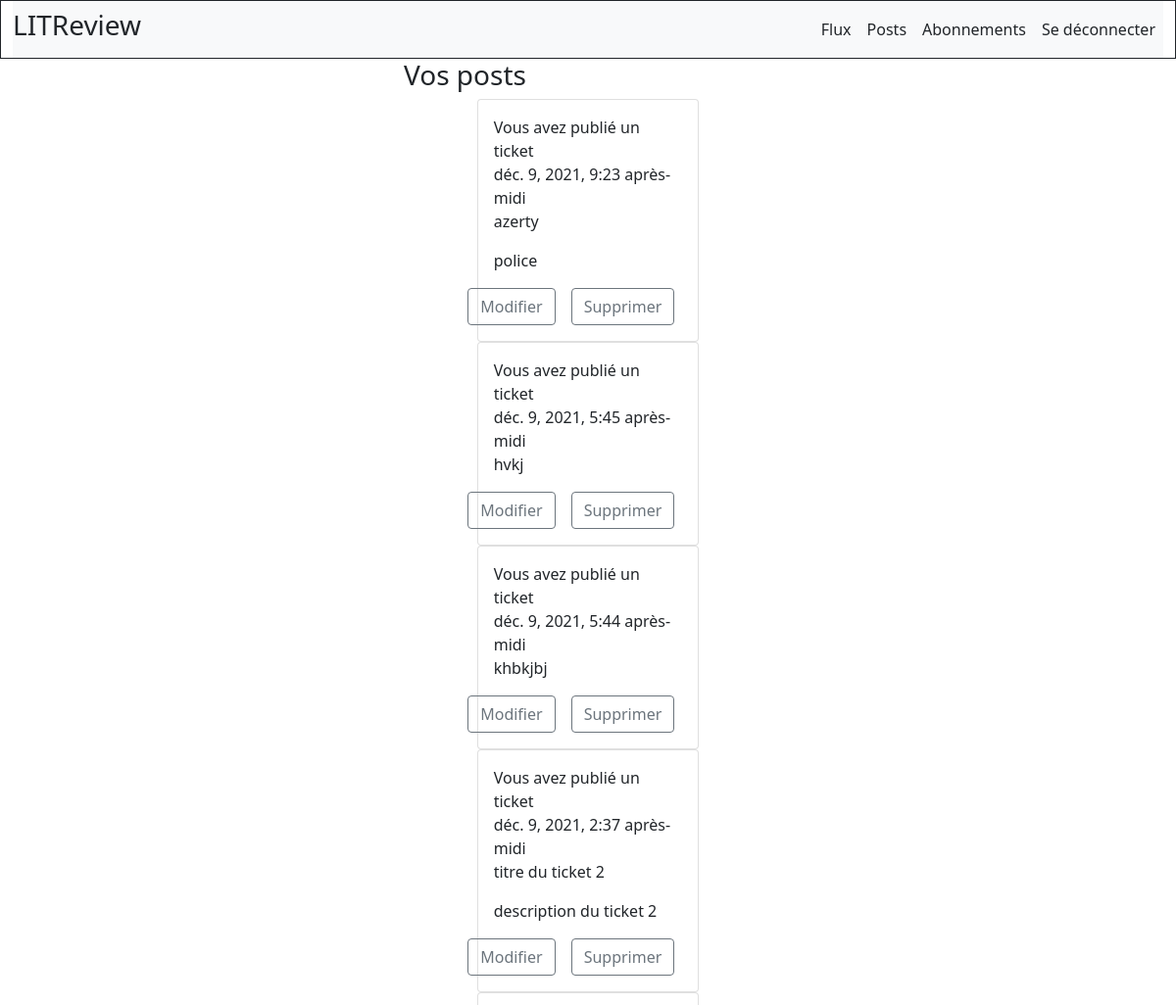
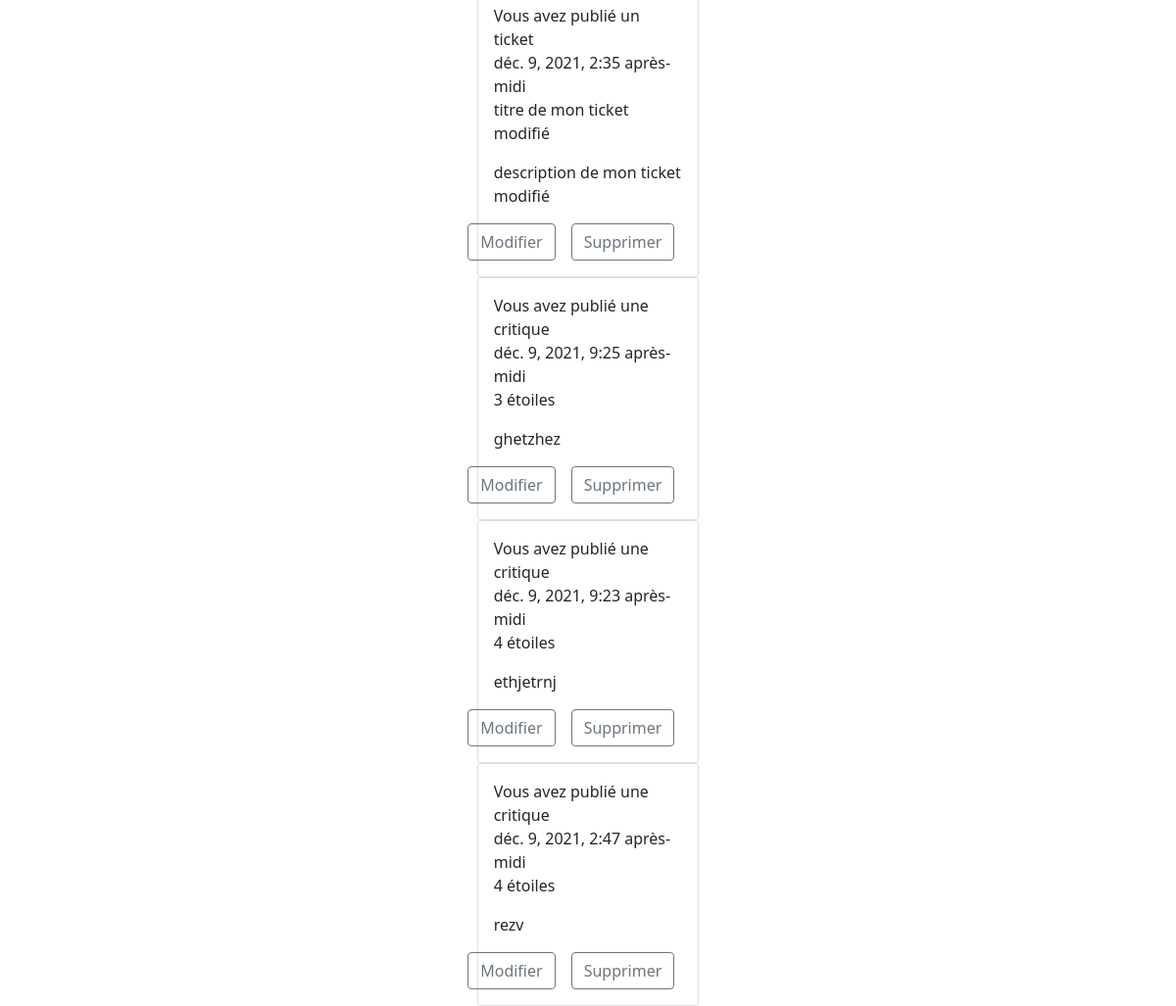
/posts/ (signed in), run on an earlier commit of the app's database (2 pictures, top to bottom).
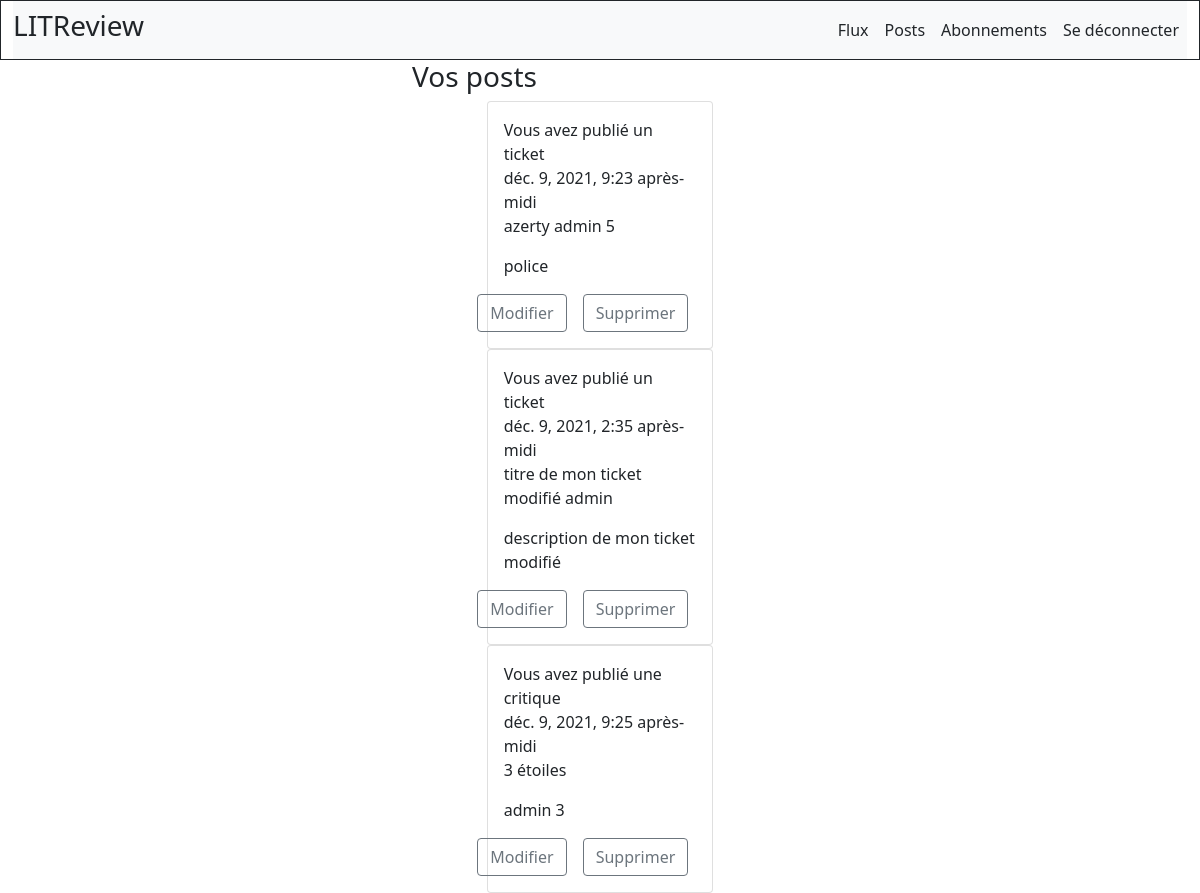
And on a later commit of the database.
### content/models.py (models this page shows, shortened)
class Ticket(models.Model):
    title = models.CharField(max_length=128)
    description = models.TextField(max_length=2048, blank=True)
    user = models.ForeignKey(
        to=settings.AUTH_USER_MODEL, on_delete=models.CASCADE)
    time_created = models.DateTimeField(auto_now_add=True)

class Review(models.Model):
    ticket = models.ForeignKey(to=Ticket, on_delete=models.CASCADE)
    rating = models.PositiveSmallIntegerField(
        choices=[(i, i) for i in range(0, 6)],
        validators=[MinValueValidator(0), MaxValueValidator(5)])
    headline = models.CharField(max_length=128)
    body = models.CharField(max_length=8192, blank=True)
    user = models.ForeignKey(
        to=settings.AUTH_USER_MODEL, on_delete=models.CASCADE)
    time_created = models.DateTimeField(auto_now_add=True)

### content/views.py (the view)
# urls.py: path('posts/', views.posts, name='posts'),
@login_required
def posts(request):
	tickets = Ticket.objects.order_by('-id').filter(user_id=request.user.id)
	reviews = Review.objects.order_by('-id').filter(user_id=request.user.id)
	context = {
		'tickets': tickets,
		'reviews': reviews
	}
	return render(request, "content/posts.html", context)

### content/Templates/content/posts.html (shortened to what this page needs)
{% extends 'base.html' %}
{% block content_box_3 %}
 <div class="container col-md-4 justify-content-center">
   <h3>
      Vos posts
   </h3>
<div class="container col-md-8 mx-auto">
       {% for ticket in tickets %}
           <div class="card">
              <div class="card-body">
                <p class="card-text">Vous avez publié un ticket <span style="float:right;">{{ ticket.time_created }}</span></p>
                <p class="card-text">{{ ticket.title }}</p>
                <p class="card-text">{{ ticket.description }}</p>
                  <div class="d-grid gap-2 d-md-flex justify-content-md-end">
                    <a href="{% url 'content:ticket_update' ticket.id %}" class="btn btn-outline-secondary me-md-2">Modifier</a>
                    <a href="{% url 'content:ticket_delete' ticket.id %}" class="btn btn-outline-secondary me-md-2">Supprimer</a>
                  </div>
              </div>
            </div>
       {% endfor %}
        {% for review in reviews %}
                   <div class="card">
                      <div class="card-body">
                        <p class="card-text">Vous avez publié une critique <span style="float:right;">{{ review.time_created }}</span></p>
                        <p class="card-text">{{ review.rating }} étoiles</p>
                        <p class="card-text">{{ review.headline }}</p>
                          <div class="d-grid gap-2 d-md-flex justify-content-md-end">
                               <a href="{% url 'content:review_update' review.id %}" class="btn btn-outline-secondary me-md-2">Modifier</a>
                               <a href="{% url 'content:review_delete' review.id %}" class="btn btn-outline-secondary me-md-2">Supprimer</a>
                          </div>
                      </div>
                    </div>
               {% endfor %}
</div>
{% endblock content_box_3 %}

What changed in the data, as far as the page shows it:
removed Ticket: time_created "déc. 9, 2021, 5:45 après-midi", title "hvkj"
no longer on this page (row edited): Ticket: time_created "déc. 9, 2021, 5:44 après-midi", title "khbkjbj"
no longer on this page (row edited): Ticket: time_created "déc. 9, 2021, 2:37 après-midi", title "titre du ticket 2", description "description du ticket 2"
no longer on this page (row edited): Review: time_created "déc. 9, 2021, 9:23 après-midi", rating "4", headline "ethjetrnj"
no longer on this page (row edited): Review: time_created "déc. 9, 2021, 2:47 après-midi", rating "4", headline "rezv"
changed Ticket "police": title "azerty" → "azerty admin 5"
changed Ticket "description de mon ticket modifié": title "titre de mon ticket modifié" → "titre de mon ticket modifié admin"
changed Review: headline "ghetzhez" → "admin 3"
